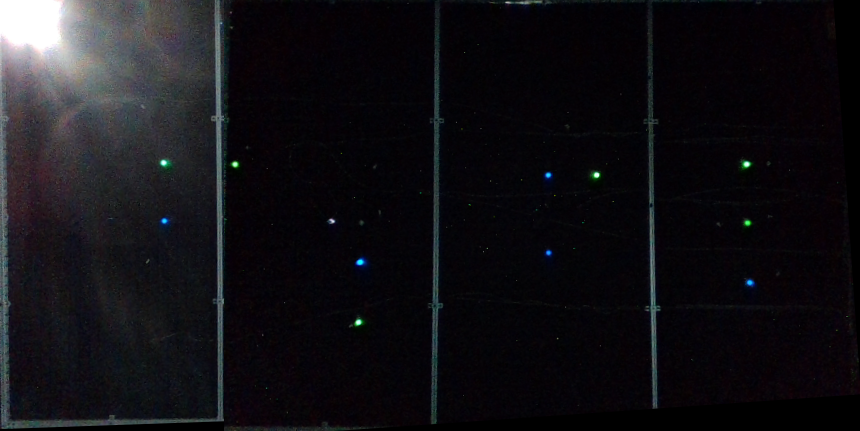
#> input picture jun17_map.png, 860 x 431 px
$ python -i jun_22_pattern_utils.py   (imports and definitions only)
#> lines starting #> are read from the running program, lines starting #| are printed output that depends on the picture; after the words box and inside, x2 and y2 are one past the last pixel; in counts of white or black regions, pixels touching at a corner belong together
#> further down, picture is the input picture: shape (431, 860, 3); mean B, G, R 21.1, 17, 18.3
import numpy as np
import matplotlib.pyplot as plt
import cv2
from sklearn.cluster import DBSCAN

# [21 lines left out: function identify_cluster, not called in this run]

jetson = 1
if jetson:
    # [6 lines left out: function show_image, not called in this run]
else:
    # [7 lines left out: function show_image, not called in this run]

## Processing
def find_centroids(img, visualize=False, vis_masks=False, area_threshold=10, dist_threshold=5, blue_threshold=120):
    # HSV ranges for green and blue
#> called with visualize = False, vis_masks = False, area_threshold = 10, dist_threshold = 5, blue_threshold = 120
    lower_green = np.array([40, 100, 40])
    upper_green = np.array([80, 255, 255])

    lower_blue = np.array([100, 100, 40])
    upper_blue = np.array([140, 255, 255])

    # convert image to HSV
    hsv = cv2.cvtColor(img, cv2.COLOR_BGR2HSV)
#> hsv: shape (431, 860, 3); mean H, S, V 122.3, 124.1, 21.8
    green_mask = cv2.inRange(hsv, lower_green, upper_green)
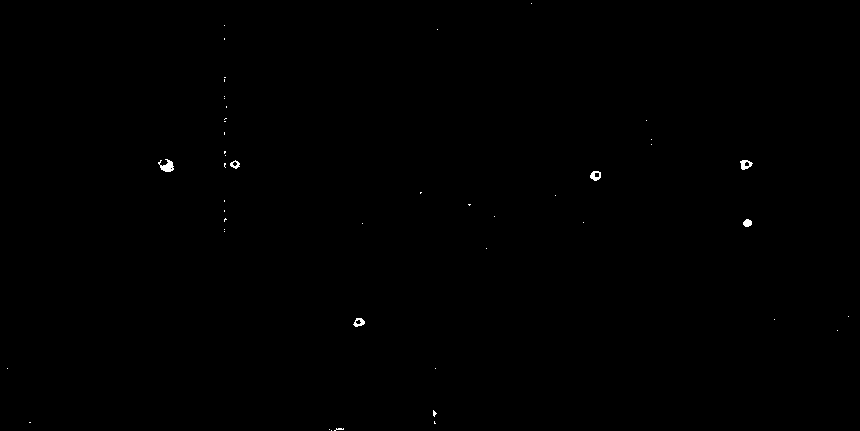
#> green_mask: shape (431, 860); 0.14% white; 47 white regions (41 under 20 px), largest, box (x1, y1, x2, y2) and area: (158, 159, 174, 172) 118, (740, 160, 753, 170) 76, (590, 171, 601, 181) 70, (353, 318, 365, 327) 62, (743, 219, 752, 227) 55, (230, 160, 240, 169) 47
    blue_mask = cv2.inRange(hsv, lower_blue, upper_blue)
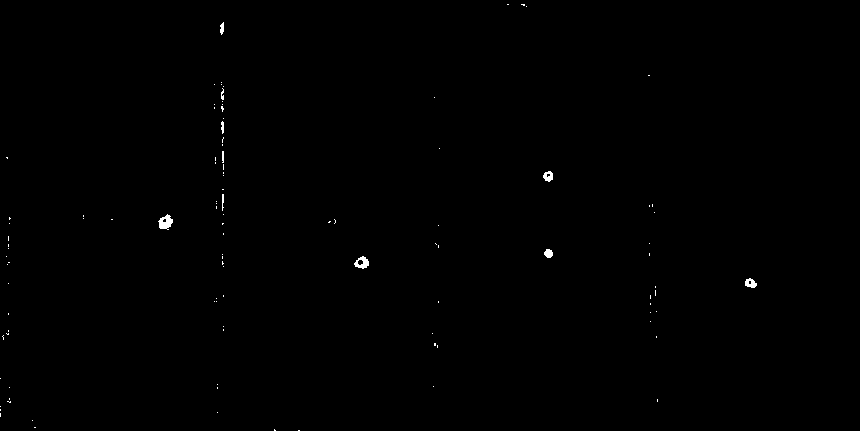
#> blue_mask: shape (431, 860); 0.23% white; 105 white regions (95 under 20 px), largest, box (x1, y1, x2, y2) and area: (158, 214, 173, 230) 146, (354, 256, 369, 269) 112, (745, 278, 757, 288) 80
    # Extract blue channel
    blue = img[:, :, 0]
    _, blue_blue_mask = cv2.threshold(blue, blue_threshold, 255, cv2.THRESH_BINARY)
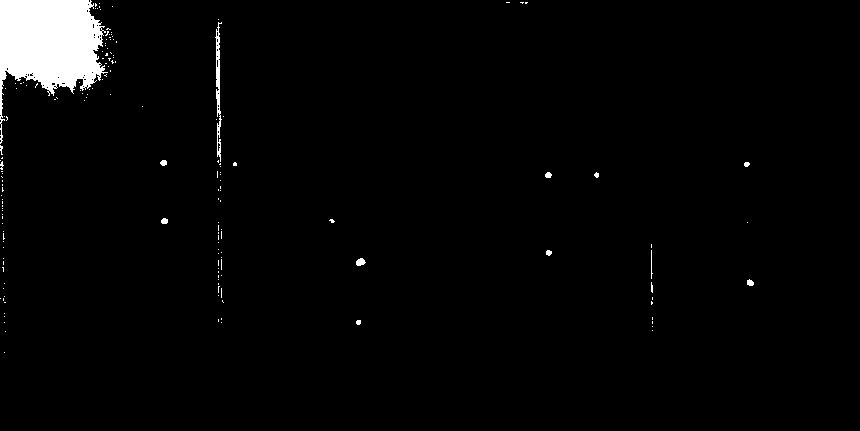
#> blue_blue_mask: shape (431, 860); 2.5% white; 160 white regions (148 under 20 px), largest, box (x1, y1, x2, y2) and area: (0, 0, 108, 144) 8264, (215, 22, 222, 162) 416, (356, 258, 366, 266) 57

    # combine blue masks for the ULTIMATE BLUE
    blue_mask = cv2.bitwise_and(blue_mask, blue_blue_mask)
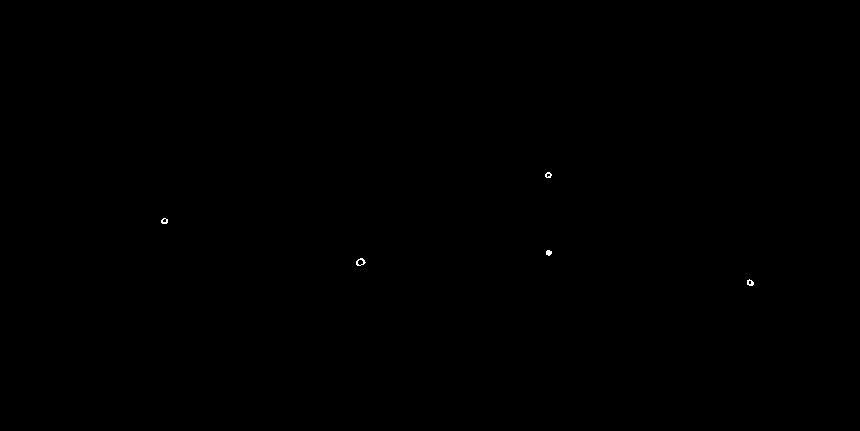
#> blue_mask: shape (431, 860); 0.04% white in thin lines or dots, all inside (x1, y1, x2, y2) = (161, 172, 754, 286)

    led_centroids = []
    i = 0
    for mask in [green_mask, blue_mask]:
        contours, _ = cv2.findContours(mask, cv2.RETR_EXTERNAL, cv2.CHAIN_APPROX_SIMPLE)
        # Get LED centroids
        for cnt in contours:
            area = cv2.contourArea(cnt)
            if area > area_threshold:  # Area threshold
                M = cv2.moments(cnt)
                if M["m00"] > 0:
                    cx = M["m10"] / M["m00"]
                    cy = M["m01"] / M["m00"]
                    new_centroid = (cx, cy)
                    check_dist = [distance(new_centroid, c) for c in led_centroids]
                    if len(check_dist) > 0:
                        if min(check_dist) > dist_threshold:  # Distance threshold
                            led_centroids.append((cx, cy, i))
                    else:
                        led_centroids.append((cx, cy, i))
        i += 1
#> this loop made 2 passes
#> i on passes 1 to 2: 1, 2
#> after the loop, i = 2; led_centroids = [(358.6, 321.9, 0), (747.1, 222.6, 0), (595.3, 175.2, 0), (745.3, 164.1, 0), (234.6, 164.1, 0), (167.2, 166.2, 0), (749.9, 282.4, 1), (360.1, 261.7, 1), (548.4, 252.4, 1), (164.1, 220.7, 1), (547.9, 174.7, 1)]
    led_centroids = np.array(led_centroids)
#> led_centroids = [[358.6, 321.9, 0], [747.1, 222.6, 0], [595.3, 175.2, 0], [745.3, 164.1, 0], [234.6, 164.1, 0], [167.2, 166.2, 0], [749.9, 282.4, 1], [360.1, 261.7, 1], [548.4, 252.4, 1], [164.1, 220.7, 1], [547.9, 174.7, 1]]
    if len(led_centroids)==0:
        print("No LEDs detected.")
        return False
    else:
        return led_centroids

# Patterning
# [56 lines left out: functions find_patterns, visualize_patterns, is_collinear, not called in this run]

# Useful math functions
def make_vector(p1, p2):
    p1_coords = np.array(p1[0:2])
    p2_coords = np.array(p2[0:2])
    return p2_coords - p1_coords

def distance(p1, p2):
    return np.linalg.norm(make_vector(p1, p2))

# [157 lines left out: functions angle_between, angles_in_triangle, arrange_by_distance, relative_transformation_with_scale, apply_similarity_transform, sort_cluster and 2 more, not called in this run]

>>> import cv2
>>> picture = cv2.imread('jun17_map.png')
>>> result = find_centroids(picture)
#> result has the same summary as led_centroids in find_centroids

$ run again, on starfield_frame_369.png
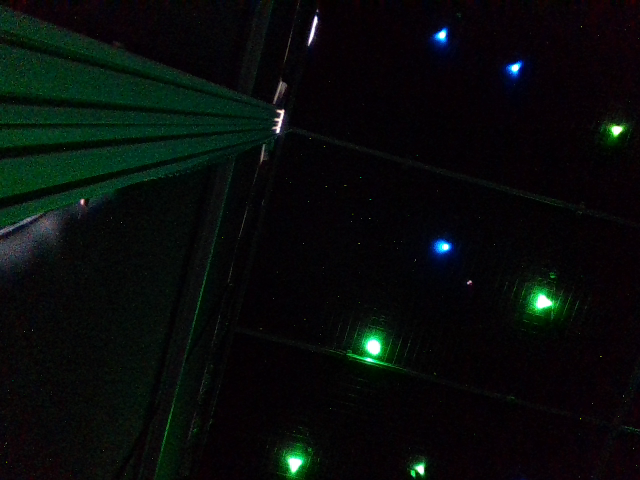
#> input picture starfield_frame_369.png, 640 x 480 px
#> picture is the input picture: shape (480, 640, 3); mean B, G, R 10.3, 11.5, 7.5
#> hsv: shape (480, 640, 3); mean H, S, V 105.1, 159.1, 15
#> in find_centroids, `green_mask = cv2.inRange(hsv, lower_green, upper_green)`:
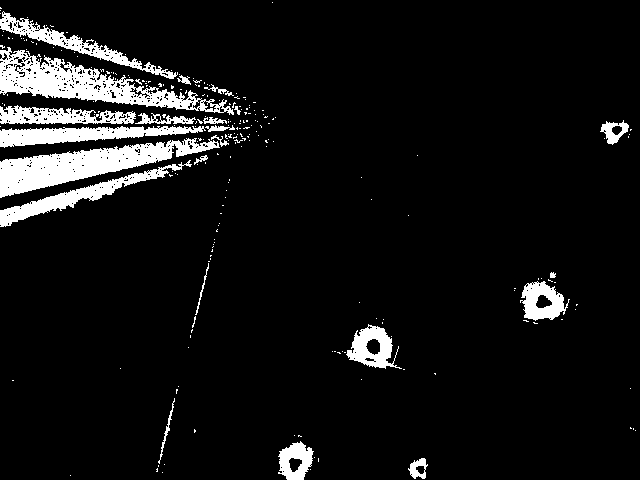
#> green_mask: shape (480, 640); 7.7% white; 235 white regions (213 under 20 px), largest, box (x1, y1, x2, y2) and area: (0, 47, 234, 115) 5085, (0, 138, 220, 198) 5046, (0, 126, 206, 148) 2339
#> in find_centroids, `_, blue_blue_mask = cv2.threshold(blue, blue_threshold, 255, cv2.THRES..`:
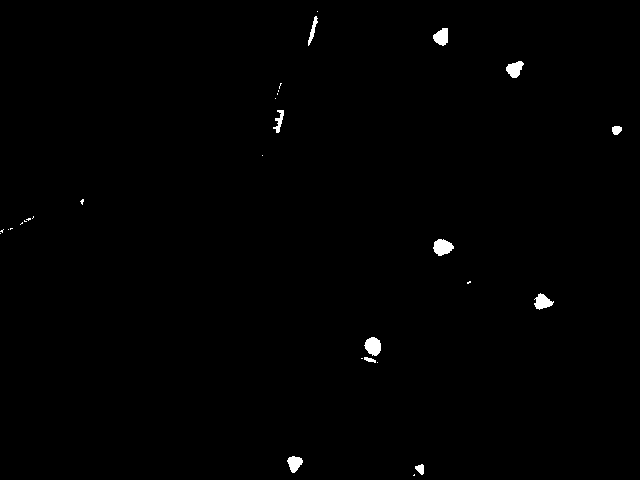
#> blue_blue_mask: shape (480, 640); 0.56% white; 30 white regions (19 under 20 px), largest, box (x1, y1, x2, y2) and area: (433, 239, 454, 256) 249, (364, 337, 381, 356) 236, (506, 61, 524, 78) 199
#> the loop in find_centroids, `for mask in [green_mask, blue_mask]:` made 2 passes
#> i on passes 1 to 2: 1, 2
#> after the loop in find_centroids, `for mask in [green_mask, blue_mask]:`: i = 2; led_centroids = 25 items, first 6: (418.1, 468.4, 0), (295.1, 460.9, 0), (166.3, 430.6, 0), (371.6, 347.1, 0), (541.7, 301.2, 0), (552.2, 274.9, 0)
#> in find_centroids, `led_centroids = np.array(led_centroids)`: led_centroids = 25 rows, first 8: [418.1, 468.4, 0], [295.1, 460.9, 0], [166.3, 430.6, 0], [371.6, 347.1, 0], [541.7, 301.2, 0], [552.2, 274.9, 0], [201.4, 290.8, 0], [75.95, 196, 0]
#> result has the same summary as led_centroids in find_centroids
